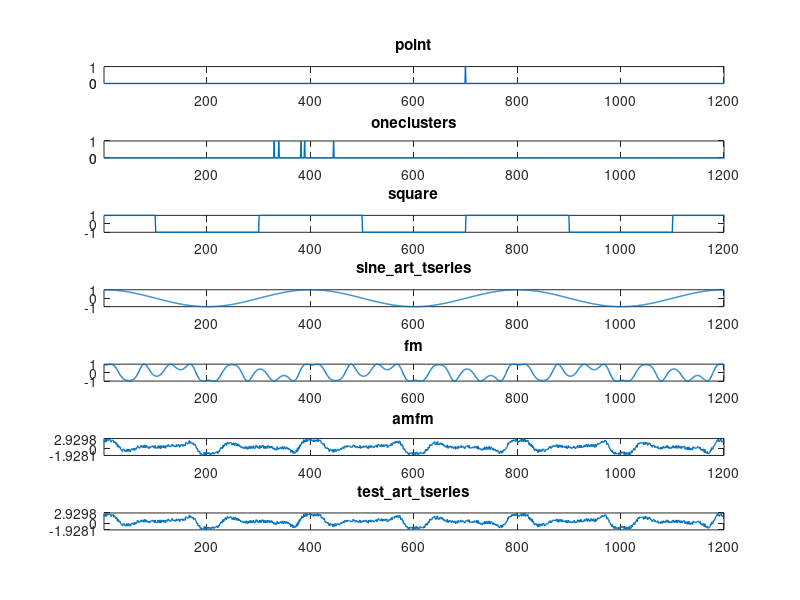
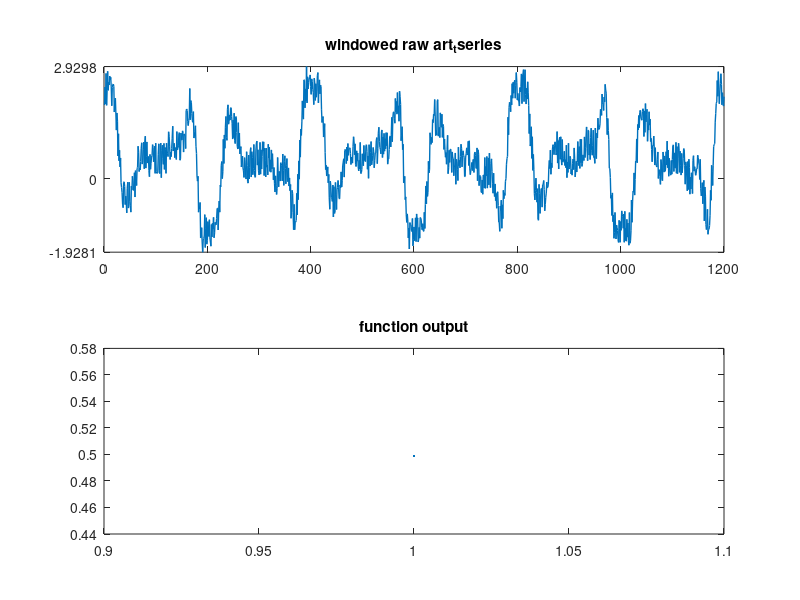
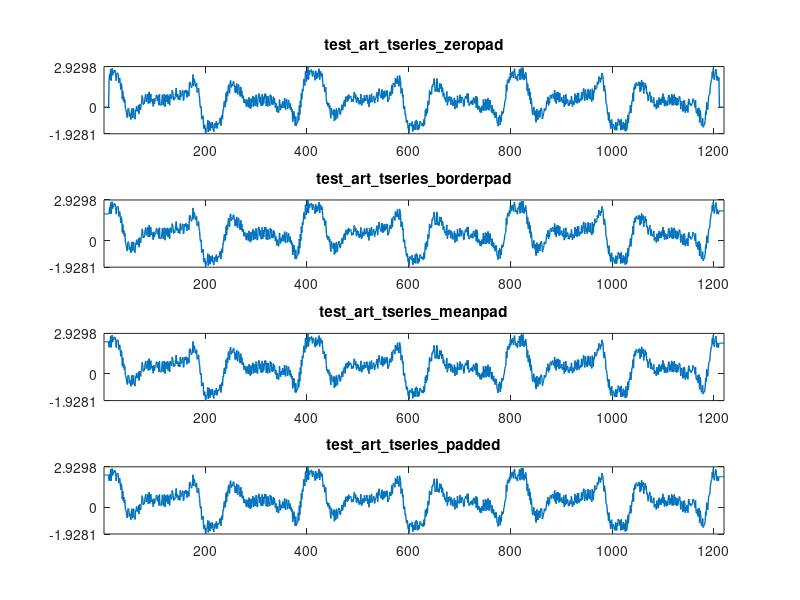
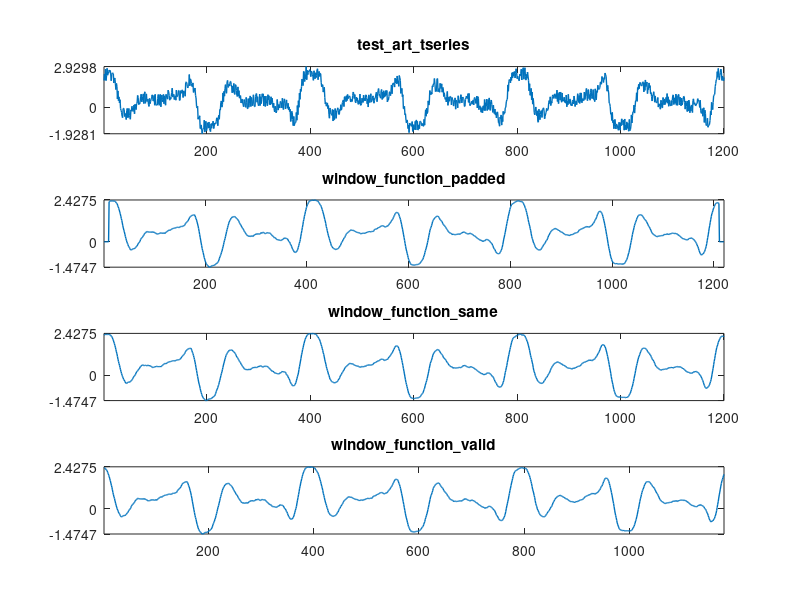

The MATLAB source for these figures, in order: (Note: this script raises an error after producing the figures.)
%%%%%%%%%%%%%%%%%%%%%%%%%%%
%                         %
% Windowed Functions DEMO %
%                         %
%               July,2017 %
%    Juan Ignacio Mendoza %
% University of Jyväskylä %
%                         %
%%%%%%%%%%%%%%%%%%%%%%%%%%%

% Tested in GNU-Octave 4

clc
clear
close all

line_width = 1;
screen_div = 1.5;
screen_offset = [260, 110];
screen_size = get(0,'screensize');
figures_position(3:4) = screen_size(3:4) ./ screen_div ;
figures_position(1:2) = screen_offset ;
%figure('position', figures_position)

% ==============================================================================
%                   Windowed functions in one dimenson
%% -----------------------------------------------------------------------------
% MAKE ARTIFICIAL TIME SERIES

art_tseries_length = 1200;
art_tseries_max = 1; 
art_tseries_min = -1;
amplitude = (art_tseries_max + abs(art_tseries_min))/2;
period = 400; 
frequency = 1/period ;
offset = period/4;
%period = 1/frequency;

% one in the middle of zeroes:
art_tseries.point = zeros(1,art_tseries_length);
art_tseries.point(round(art_tseries_length/2) + fix(offset)) = 1;

% diversely-sized clusters of ones:
art_tseries.oneclusters = zeros(1,art_tseries_length);
amount_clusters = fix(art_tseries_length/period);
max_elements_cluster = 5;
amt_elements_clusters = round(rand(1,amount_clusters) * max_elements_cluster);
max_size_cluster = period;
sizes_clusters = round(rand(1,amount_clusters) * max_size_cluster);
position_clusters = round((rand(1,amount_clusters) * art_tseries_length + fix(offset)));
for i = 1:amount_clusters
  clusters{i} = round( rand(1,amt_elements_clusters(i)) * sizes_clusters(i) ) + position_clusters(i);
  art_tseries.oneclusters(clusters{i}) = 1;
end

% [1 1 1 1 1 0 0 0 0 0] repeat this pattern:
square_max = repmat(art_tseries_max,1,period/2);
square_min = repmat(art_tseries_min,1,period/2);
art_tseries.square = repmat([square_max,square_min],1,fix(art_tseries_length/period)+2);
art_tseries.square = art_tseries.square(offset+1:art_tseries_length+offset+1);

% sinusoid:
art_tseries.sine_art_tseries = amplitude * sin( 2 * pi * frequency * [0:1:(art_tseries_length-1)] + offset*2*pi/period);

% frequency modulated sinusoid:
fm_period = period/4; 
fm_offset = offset; 
fm_frequency = 1/fm_period ;
fm_strength = 2;
fm_message = fm_strength * sin( 2 * pi * fm_frequency * [0:1:(art_tseries_length-1)] + fm_offset*2*pi/period);
art_tseries.fm = amplitude * sin( 2 * pi * frequency * [0:1:(art_tseries_length-1)] + fm_message);

% amplitude frequency modulated sinusoid:
amfm_factor = 2;
am_period = fm_period*amfm_factor; 
am_offset = offset;
am_frequency = 1/am_period ;
am_strength = 1;
am_message = am_strength * sin( 2 * pi * am_frequency * [0:1:(art_tseries_length-1)] + am_offset*2*pi/period);
art_tseries.amfm = (amplitude + am_message) .* art_tseries.fm;

% add a little noise:
noise_amplitude = amplitude;
noise = rand(1,art_tseries_length);
noise = noise / max(noise');
art_tseries.amfm = art_tseries.amfm + noise_amplitude * noise;

%art_tseries.test_art_tseries = art_tseries.point;
%art_tseries.test_art_tseries = art_tseries.square;
%art_tseries.test_art_tseries = art_tseries.sine_art_tseries;
%art_tseries.test_art_tseries = art_tseries.fm;
%art_tseries.test_art_tseries = art_tseries.amfm;
art_tseries.test_art_tseries = art_tseries.amfm;

% plot artificial time series:
art_tseries_names = fieldnames(art_tseries);
amount_ats_names = length(art_tseries_names);
figure('position', figures_position)
for i = 1:amount_ats_names
  subplot(amount_ats_names,1,i)
  plot(art_tseries.(art_tseries_names{i}),'linewidth',line_width)
  xlim([1,art_tseries_length]);
  ylim([min(art_tseries.(art_tseries_names{i})), max(art_tseries.(art_tseries_names{i}))])
  set(gca,'ytick',([min(art_tseries.(art_tseries_names{i})), 0, max(art_tseries.(art_tseries_names{i}))]))
  title(art_tseries_names{i},'interpreter','none')
end

%% -----------------------------------------------------------------------------
% MAKE A FUNCTION WINDOW
% Window may be also called frame

window_size = art_tseries_length;
%window_size = 10;
window_start = 1;
window_end = window_start + window_size - 1;
function_window = zeros(1,window_size);
function_window = art_tseries.test_art_tseries(1,window_start:window_end);
function_output = mean(function_window); % <--------------- the mean function :(

% plot window;
figure('position', figures_position)
subplot(2,1,1)
plot(function_window,'linewidth',line_width)
ylim([min(art_tseries.(art_tseries_names{i})), max(art_tseries.(art_tseries_names{i}))])
set(gca,'ytick',([min(art_tseries.(art_tseries_names{i})), 0, max(art_tseries.(art_tseries_names{i}))]))
title('windowed raw art_tseries')
subplot(2,1,2)
plot(function_output,'linewidth',line_width)
title('function output')

%% -----------------------------------------------------------------------------
% MAKE A SLIDING FUNCTION WINDOW

%window_size = art_tseries_length;
%window_size = art_tseries_length/10;
window_size = 20;

% add zero-pad margins to a time series:
extended_art_tseries.test_art_tseries_zeropad = zeros(1,art_tseries_length + window_size);
window_margin = window_size/2; 
extended_art_tseries.test_art_tseries_zeropad( window_margin + 1 : (art_tseries_length + window_margin)) = art_tseries.test_art_tseries;

% add border-element padding:
border_elements(1) = art_tseries.test_art_tseries(1);
border_elements(2) = art_tseries.test_art_tseries(end);
extended_art_tseries.test_art_tseries_borderpad = extended_art_tseries.test_art_tseries_zeropad;
extended_art_tseries.test_art_tseries_borderpad(1:window_margin) = border_elements(1);
extended_art_tseries.test_art_tseries_borderpad(window_margin+art_tseries_length:end) = border_elements(2);

% add inner-margin-average padding:
extended_art_tseries.test_art_tseries_meanpad = extended_art_tseries.test_art_tseries_zeropad; % init the mean pad :(
extended_art_tseries.test_art_tseries_meanpad(1:window_margin) = mean(art_tseries.test_art_tseries(1:window_margin));
extended_art_tseries.test_art_tseries_meanpad(window_margin+art_tseries_length:end) = mean(art_tseries.test_art_tseries(art_tseries_length-window_margin+1:end));

extended_art_tseries.test_art_tseries_padded = extended_art_tseries.test_art_tseries_meanpad; % select padding

% plot extended time series:
extended_art_tseries_names = fieldnames(extended_art_tseries);
amount_extended_art_tseries = length(extended_art_tseries_names);
figure('position', figures_position)
for i = 1:amount_extended_art_tseries
  subplot(amount_extended_art_tseries,1,i)
  plot(extended_art_tseries.(extended_art_tseries_names{i}),'linewidth',line_width)
  xlim([1,length(extended_art_tseries.(extended_art_tseries_names{i}))]);
  ylim([min(extended_art_tseries.(extended_art_tseries_names{i})), max(extended_art_tseries.(extended_art_tseries_names{i}))])
  set(gca,'ytick',([min(extended_art_tseries.(extended_art_tseries_names{i})), 0, max(extended_art_tseries.(extended_art_tseries_names{i}))]))  
  title(extended_art_tseries_names{i},'interpreter','none')
end

% compute sliding window:
window_functions.test_art_tseries = art_tseries.test_art_tseries; 
window_functions.window_function_padded = zeros(size(extended_art_tseries.test_art_tseries_padded)); % init
for i = 1 : art_tseries_length
  window_start = i;
  window_end = window_start + window_size - 1;
  function_window = zeros(1,window_size);
  function_window = extended_art_tseries.test_art_tseries_padded(1,window_start:window_end);
  function_output = mean(function_window); % <------------- the mean function :(
  window_functions.window_function_padded(1,i + window_margin) = function_output;
end

% output of same length (get rid of outer margins):
window_functions.window_function_same = window_functions.window_function_padded(window_margin +1 : end - window_margin); 

% output of valid length (get rid of outer and inner margins):
window_functions.window_function_valid = window_functions.window_function_same(window_margin +1 : end - window_margin); 

% plot applied window functions in different shapes (padded, same, valid):
% padded a.k.a. 'full'
window_functions_names = fieldnames(window_functions);
amount_wf_names = length(window_functions_names);
figure('position', figures_position)
for i = 1:amount_wf_names
  subplot(amount_wf_names,1,i)
  plot(window_functions.(window_functions_names{i}),'linewidth',line_width)
  xlim([1,length(window_functions.(window_functions_names{i}))])
  ylim([min(window_functions.(window_functions_names{i})), max(window_functions.(window_functions_names{i}))])
  set(gca,'ytick',([min(window_functions.(window_functions_names{i})), 0, max(window_functions.(window_functions_names{i}))]))  
  title(window_functions_names{i},'interpreter','none')
end

%% -----------------------------------------------------------------------------
% MAKE DIFFERENT KERNELS

kernel_width = window_size;

% square window:
kernels.square = ones(1,kernel_width);

% triangle window:
kernels.triangle = kernels.square;
kernels.triangle(1:fix(kernel_width/2)) = 0 : 1 / ( fix(kernel_width/2) - 1 ) : 1 ;
kernels.triangle(fix(kernel_width/2)+1:end) = flip(kernels.triangle(1:fix(kernel_width/2))) ;

% trapezoidal window:
kernels.trapezoid = kernels.square;
trapezoid_tilt = kernel_width/10;
kernels.trapezoid(1:fix(trapezoid_tilt)) = 0 : 1 / ( fix(trapezoid_tilt) - 1 ) : 1 ;
kernels.trapezoid(end - fix(trapezoid_tilt)+1:end) = flip(kernels.trapezoid(1:fix(trapezoid_tilt))) ;

% Hamming window:
kernels.hamming = [0:kernel_width-1];
hamming_alpha = 25/46;
hamming_beta = 1 - hamming_alpha;
kernels.hamming = hamming_alpha - hamming_beta * cos(2*pi*kernels.hamming/(kernel_width-1));

% Gaussian unit area:
gauss_alpha = 2*pi/kernel_width;
gauss_height = (sqrt(2*pi))/kernel_width;
x = linspace( -(kernel_width-1)/2, (kernel_width-1)/2, kernel_width );
kernels.gauss = gauss_height * ( exp( -((gauss_alpha *x).^2) / 2 ) );

kernels.kernel = kernels.gauss; % select kernel

% plot 1D-kernels:
kernel_names = fieldnames(kernels);
amount_kernel_names = length(kernel_names);
figure('position', figures_position)
for i = 1:amount_kernel_names
  subplot(amount_kernel_names,1,i)
  plot(kernels.(kernel_names{i}),'linewidth',line_width)
  xlim([1,kernel_width])
  set(gca,'ytick',([min(kernels.(kernel_names{i})), 0, max(kernels.(kernel_names{i}))]))
  title(kernel_names{i},'interpreter','none')
end

%% -----------------------------------------------------------------------------
% CONVOLUTION
% Multiply piecewise (dot product) and sum the kernel and each window

convolutions.test_art_tseries = art_tseries.test_art_tseries; 
convolutions.convolution_padded = zeros(size(extended_art_tseries.test_art_tseries_padded)); % init

for i = 1 : art_tseries_length
  window_start = i;
  window_end = window_start + kernel_width - 1;
  function_window = zeros(1,kernel_width);
  function_window = extended_art_tseries.test_art_tseries_padded(1,window_start:window_end);
  function_output = sum(function_window.*kernels.kernel); % <--- the convolution function :)
  convolutions.convolution_padded(1,i + window_margin) = function_output;
end

% output of same length (get rid of outer margins):
convolutions.convolution_same = convolutions.convolution_padded(window_margin +1 : end - window_margin); 

% output of valid length (get rid of outer and inner margins):
convolutions.convolution_valid = convolutions.convolution_same(window_margin +1 : end - window_margin); 

% plot convolution in different shapes (padded, same, valid):
convolution_names = fieldnames(convolutions);
amount_wf_names = length(convolution_names);
figure('position', figures_position)
for i = 1:amount_wf_names
  subplot(amount_wf_names,1,i)
  plot(convolutions.(convolution_names{i}),'linewidth',line_width)
  xlim([1,length(convolutions.(convolution_names{i}))])
  ylim([min(convolutions.(convolution_names{i})), max(convolutions.(convolution_names{i}))])
  set(gca,'ytick',([min(convolutions.(convolution_names{i})), 0, max(convolutions.(convolution_names{i}))]))  
  title(convolution_names{i},'interpreter','none')
end

%% -----------------------------------------------------------------------------
% MAKE A SLIDING FUNCTION WINDOW WITH HOP

hop = fix(window_size*2);
%hop = 1;
amt_hopwindows = fix(art_tseries_length/hop);
hopwindows_margin = fix(window_margin/hop);
hopslides.test_art_tseries = art_tseries.test_art_tseries; 
hopslides.hopslide_padded = zeros(1,amt_hopwindows+window_size/hop); % init

for i = [1:amt_hopwindows]
  window_start = i*hop - hop + 1;
  window_end = window_start + window_size - 1;
  function_window = zeros(1,kernel_width);
  function_window = extended_art_tseries.test_art_tseries_padded(1,window_start:window_end);

%  function_output = mean(function_window)
  function_output = sum(function_window.*kernels.triangle);
%  function_output = sum(function_window.*kernels.gauss); 
 
  hopslides.hopslide_padded(1,i+hopwindows_margin) = function_output;
end

% output of same length (get rid of outer margins):
hopslides.hopslide_same = hopslides.hopslide_padded( hopwindows_margin +1 : end - hopwindows_margin ); 

% output of valid length (get rid of outer and inner margins):
hopslides.hopslide_valid = hopslides.hopslide_same( hopwindows_margin +1 : end - hopwindows_margin ); 

% plot processed window functions with hop:
hopslides_names = fieldnames(hopslides);
amount_wf_names = length(hopslides_names);
figure('position', figures_position)
for i = 1:amount_wf_names
  subplot(amount_wf_names,1,i)
  plot(hopslides.(hopslides_names{i}),'linewidth',line_width)
  xlim([1,length(hopslides.(hopslides_names{i}))])
  ylim([min(hopslides.(hopslides_names{i})), max(hopslides.(hopslides_names{i}))])
  set(gca,'ytick',([min(hopslides.(hopslides_names{i})), 0, max(hopslides.(hopslides_names{i}))]))  
  title(hopslides_names{i},'interpreter','none')
end

%% -----------------------------------------------------------------------------
% APPLY WINDOWED FUNTION TO AN AUDIO TIME SERIES

addpath(genpath('D:\Octave code\'));
audio_filename = 'D:\Octave code\Mulla_Sanat_On_puolikertosae.wav';
[audiosignals.raw, audio_sample_frequency] = audioread(audio_filename);
audiosignals.raw = ( audiosignals.raw(:,1) + audiosignals.raw(:,2) ) / 2; % mono mix

% Play original:
sound(audiosignals.raw, audio_sample_frequency)

% Implement computation of windowed function as a function (m.file):
filter_frequency = audio_sample_frequency/60; % Hz
audio_window_size = audio_sample_frequency/filter_frequency ;
%audio_hop = window_size;
audio_hop = 1;
tic
audiosignals.trimmed = audiosignals.raw(1:audio_sample_frequency*2,:);
audiosignals.processed = window_function(audiosignals.trimmed', audio_sample_frequency, 'gauss_kernel', audio_window_size, audio_hop);

% measure computation time (try different window sizes and hops):
display(sprintf('AUDIO PROCESSING TIME = %f s.', toc));
audiosignals.processed = audiosignals.processed';
%whos audiosignals.processed 

% plot audio signals:
audiosignals_names = fieldnames(audiosignals);
amount_as_names = length(audiosignals_names);
figure('position', figures_position)
for i = 1:amount_as_names
  subplot(amount_as_names,1,i)
  plot(audiosignals.(audiosignals_names{i}),'linewidth',line_width)
  xlim([1,length(audiosignals.(audiosignals_names{i}))])
  ylim([min(audiosignals.(audiosignals_names{i})), max(audiosignals.(audiosignals_names{i}))])
  set(gca,'ytick',([min(audiosignals.(audiosignals_names{i})), 0, max(audiosignals.(audiosignals_names{i}))]))  
  title(audiosignals_names{i},'interpreter','none')
end 

% Play processed: 
sound(audiosignals.trimmed, audio_sample_frequency )
sound(audiosignals.processed, audio_sample_frequency )

%% -----------------------------------------------------------------------------
% APPLY WINDOWED FUNCTION TO A MOTION CAPTURE TIME SERIES

addpath(genpath('D:\Octave code\'));
wii_filename = 'square_rest_circle_period4s.wii';
fid_wii = fopen(wii_filename,'rt');
wii_headers = textscan(fid_wii,'%s',2,'Delimiter','\n');
wii_sample_frequency = wii_headers{1}{1};
wii_data = textscan(fid_wii,'%f %f %f %f %f %f %f');

wii_accel_data = wii_data(1:3);
amount_wii_dimensions = length(wii_accel_data);
wii_accel_data = cell2mat(wii_accel_data');
length_wii_timeseries = length(wii_accel_data) / amount_wii_dimensions; 
wii_accel_data = reshape(wii_accel_data,amount_wii_dimensions, length_wii_timeseries);
wii_accel_data = sqrt(sum(wii_accel_data.^2)); % magnitude

mocap_data.raw = wii_accel_data(:,2:wii_sample_frequency*24); % assign and trim;
window_size = 200; % 200
mocap_data.processed = window_function(mocap_data.raw,wii_sample_frequency,'gauss_kernel',window_size);

% plot mocap data:
% Implement multiple plot as a function (m.file):
f = multiplot_structure(mocap_data); 

% ==============================================================================
%                   Windowed functions in 2 dimensions
%% -----------------------------------------------------------------------------
% MAKE DIFFERENT 2D KERNELS

% Gaussian 2D:
gauss_2D_size = 100;          % blur = 5;    edge = 3
gauss_2D_height = 9;          % blur = 36;   edge = 9
gauss_2D_voffset = 0;         % blur = 0;    edge = -1
gauss_2D_alpha_factor = pi/2; % blur = 1.47; edge = pi
gauss_2D_alpha = gauss_2D_alpha_factor*pi/gauss_2D_size;
[kernel_gauss_x, kernel_gauss_y] = meshgrid((-(gauss_2D_size-1)/2):((gauss_2D_size-1)/2), (-(gauss_2D_size-1)/2):((gauss_2D_size-1)/2));
kernels_2D.gauss = exp( -((gauss_2D_alpha.*kernel_gauss_x).^2) / 2 - ((gauss_2D_alpha.*kernel_gauss_y).^2) / 2);
kernels_2D.gauss = kernels_2D.gauss .* gauss_2D_height + gauss_2D_voffset;
%close all; figure; imagesc(kernels_2D.gauss); figure; surf(kernels_2D.gauss)
%kernels_2D.gauss

% Sombrero Mexicano:
mexihat_2D_size = 100;       % contour = 3
mexihat_2D_height = 5;       % contour = 5
mexihat_2D_alpha_factor = 1; % contour = pi*6
mexihat_2D_alpha = mexihat_2D_alpha_factor*pi/mexihat_2D_size;
[kernel_mexihat_x, kernel_mexihat_y] = meshgrid((-(mexihat_2D_size-1)/2):((mexihat_2D_size-1)/2), (-(mexihat_2D_size-1)/2):((mexihat_2D_size-1)/2));
parabola = sqrt (mexihat_2D_alpha.*kernel_mexihat_x.^2 + mexihat_2D_alpha.*kernel_mexihat_y.^2) + eps; % eps prevents division by zero
kernels_2D.mexihat = sin (parabola) ./ parabola;
kernels_2D.mexihat = kernels_2D.mexihat .* mexihat_2D_height;
%close all; figure; imagesc(kernels_2D.mexihat); figure; surf(kernels_2D.mexihat); 
%kernels_2D.mexihat

% visualise 2D kernels:
figure;
subplot(2,2,1);
imagesc(kernels_2D.gauss);
axis square
subplot(2,2,2);
imagesc(kernels_2D.mexihat);
axis square
subplot(2,2,3);
surf(kernel_gauss_x, kernel_gauss_y, kernels_2D.gauss);
axis square
subplot(2,2,4);
surf(kernel_mexihat_x, kernel_mexihat_y, kernels_2D.mexihat);
axis square

%% -----------------------------------------------------------------------------
% APPLY FILTER TO AN IMAGE

image_filename = 'D:\Octave code\juan_2005_mexico_GREY.jpg';
images.raw = imread(image_filename);

% View original image:
figure;
imshow(images.raw)
title('raw')

% convolve original image with kernels using conv2:
images.gauss = conv2(images.raw,kernels_2D.gauss,'same');
images.gauss = images.gauss - min(min(images.gauss)); % shift
images.gauss = images.gauss / max(max(images.gauss)); % normalise it, don't criticise it

images.mexihat = conv2(images.raw,kernels_2D.mexihat,'same');
images.mexihat = images.mexihat - min(min(images.mexihat)); % shift
images.mexihat = images.mexihat / max(max(images.mexihat)); % normalise it, don't criticise it

images.gaussmexihat = conv2(images.gauss,kernels_2D.mexihat,'same');
images.gaussmexihat = images.gaussmexihat - min(min(images.gaussmexihat)); % shift
images.gaussmexihat = images.gaussmexihat / max(max(images.gaussmexihat)); % normalise it, don't criticise it

images.mexigauss = conv2(images.mexihat,kernels_2D.gauss,'same');
images.mexigauss = images.mexigauss - min(min(images.mexigauss)); % shift
images.mexigauss = images.mexigauss / max(max(images.mexigauss)); % normalise it, don't criticise it

% View original and filtered:
figure;
imshow(images.raw)
title('raw')
figure;
imshow(images.gauss);
title('gauss')
figure;
imshow(images.mexihat);
title('mexihat')
figure;
imshow(images.gaussmexihat);
title('gaussmexihat')
imshow(images.mexigauss);
title('mexigauss')

%% -----------------------------------------------------------------------------
% GET NOVELTY SCORE OF A 1D-TIME SERIES

% make a similarity matrix of 1D-TIME SERIES (artificial time series, mocap and audio):
nov_tseries.raw = mocap_data.raw;
nov_tseries.proc = mocap_data.processed;
nov_tseries.proc = nov_tseries.proc - min(min(nov_tseries.proc));
nov_tseries.proc = nov_tseries.proc / max(max(nov_tseries.proc));
nov_simmat = squareform(pdist(nov_tseries.proc'));
close all; figure; imagesc(nov_simmat)
title('similarity matrix')

% make a Gaussian Checkerboard Kernel:
gausscb_2D_size = 100; % 100
gausscb_2D_height = 1; % 1
gausscb_2D_alpha_factor = 2; % 2
gausscb_2D_alpha = gausscb_2D_alpha_factor*pi/gausscb_2D_size;
[kernel_gausscb_x, kernel_gausscb_y] = meshgrid((-(gausscb_2D_size-1)/2):((gausscb_2D_size-1)/2), (-(gausscb_2D_size-1)/2):((gausscb_2D_size-1)/2));
kernels_2D.gausscb = exp( -((gausscb_2D_alpha.*kernel_gausscb_x).^2) / 2 - ((gausscb_2D_alpha.*kernel_gausscb_y).^2) / 2);
kernels_2D.gausscb = kernels_2D.gausscb .* gausscb_2D_height;
checkerboard = kron([-1,1;1,-1],ones(gausscb_2D_size/2));
figure; imagesc(checkerboard);
title('checkerboard')
kernels_2D.gausscb = kernels_2D.gausscb .* checkerboard;
figure; imagesc(kernels_2D.gausscb)
title('Gaussian checkerboard')


% add inner-margin-average padding to beginning and ending of similarity matrix's diagonal
length_nov_simmat_avpad = length(nov_tseries.proc) + gausscb_2D_size;
margin_nov_simmat_avpad = fix(gausscb_2D_size/2);
nov_simmat_avpad = zeros(length_nov_simmat_avpad,length_nov_simmat_avpad);
beginning_average = nov_simmat(1:margin_nov_simmat_avpad,1:margin_nov_simmat_avpad);
beginning_average = mean(beginning_average(:));
nov_simmat_avpad(1:length_nov_simmat_avpad,1:length_nov_simmat_avpad) = beginning_average;
ending_average = nov_simmat( length(nov_tseries.proc)-margin_nov_simmat_avpad:length(nov_tseries.proc), length(nov_tseries.proc)-margin_nov_simmat_avpad:length(nov_tseries.proc) );
ending_average = mean(ending_average(:));
nov_simmat_avpad(1:length_nov_simmat_avpad,1:length_nov_simmat_avpad) = ending_average;
nov_simmat_avpad( margin_nov_simmat_avpad+1:length(nov_tseries.proc)+margin_nov_simmat_avpad, margin_nov_simmat_avpad+1:length(nov_tseries.proc)+margin_nov_simmat_avpad ) = nov_simmat;
figure; imagesc(nov_simmat_avpad)
title('padded similarity matrix')

% convolve Gaussian Checkerboard kernel along diagonal of similarity matrix:
hop = 1;
nov_tseries.novelty_padded = zeros(1,length_nov_simmat_avpad); % init
for i = [1:hop:length(nov_tseries.proc)]
  window_start = i;
  window_end = window_start + gausscb_2D_size - 1;
  function_window = zeros(gausscb_2D_size,gausscb_2D_size);
  function_window = nov_simmat_avpad(window_start:window_end,window_start:window_end);
  function_output = sum(sum(function_window.*kernels_2D.gausscb));
  nov_tseries.novelty_padded(1,i + margin_nov_simmat_avpad) = function_output;
end

% output of same length (get rid of outer margins):
nov_tseries.novelty_same = nov_tseries.novelty_padded(margin_nov_simmat_avpad +1 : end - margin_nov_simmat_avpad ); 
nov_tseries.novelty_same = nov_tseries.novelty_same - min(min(nov_tseries.novelty_same));
nov_tseries.novelty_same = nov_tseries.novelty_same / max(max(nov_tseries.novelty_same));

% select novelty peaks over a threshold:
peak_threshold = 0.2;
peaks_boolind = [0, (diff(sign(diff(nov_tseries.novelty_same))) == -2), 0];
nov_peaks = nov_tseries.novelty_same .* peaks_boolind;
nov_peaks = (nov_peaks >= peak_threshold);
nov_peaks = nov_tseries.novelty_same .* nov_peaks;
nov_peaks(nov_peaks==0) = NaN;

% visualise stages of computing novelty peaks:
figure;
subplot(3,1,1) 
plot(nov_tseries.raw)
title('novelty raw')
subplot(3,1,2) 
plot(nov_tseries.proc)
title('novelty processed')
subplot(3,1,3) 
plot(nov_tseries.novelty_same)
hold on
plot(nov_peaks,'.r','markersize',10)
title('novelty same and peaks')

peaks_indexes = find( nov_peaks > 0 )
